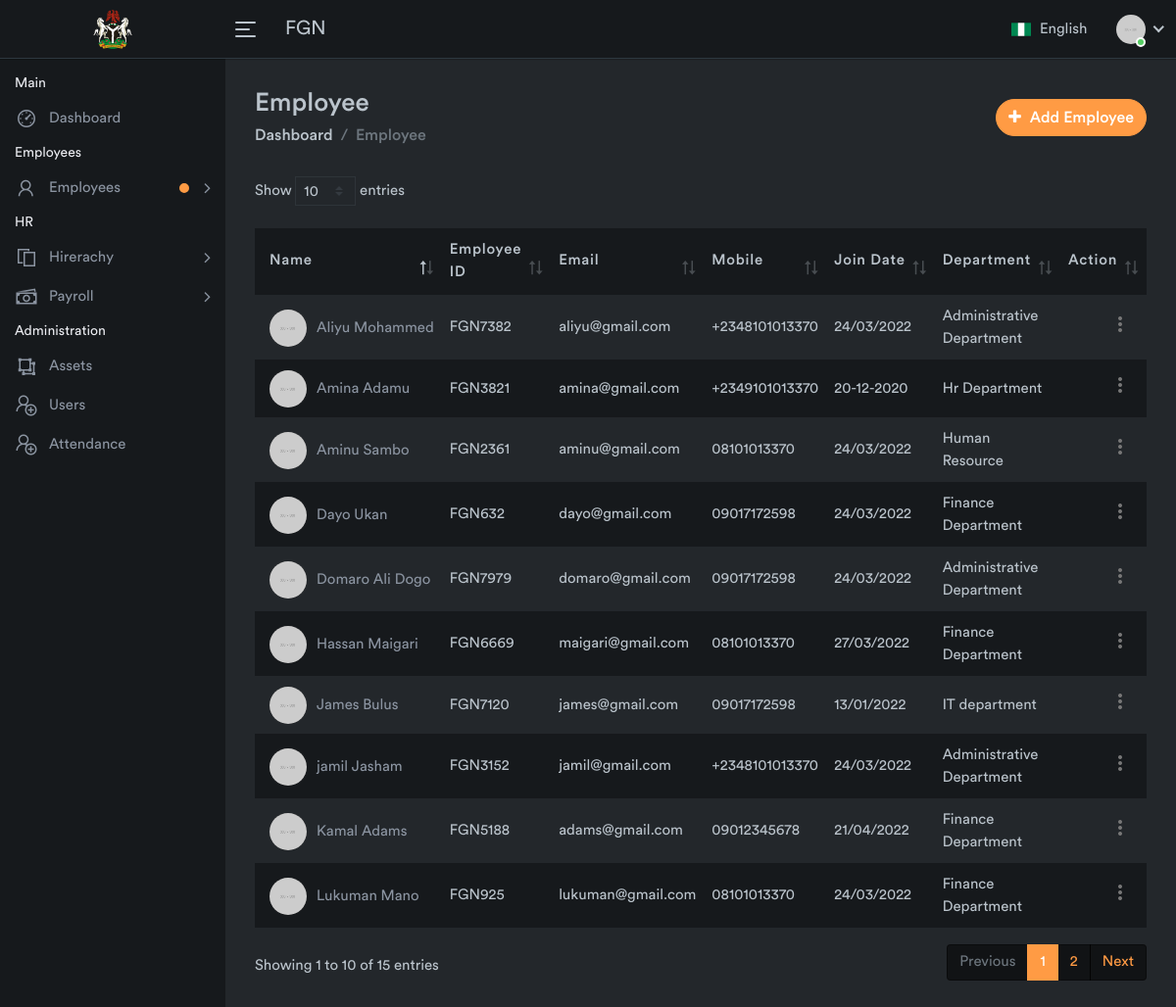
Page /employees.php on the committed database.
### tables this page shows
CREATE TABLE IF NOT EXISTS `employee` (
  `id` int(6) NOT NULL AUTO_INCREMENT,
  `name` varchar(255) NOT NULL,
  `email` varchar(255) NOT NULL,
  `empID` varchar(255) NOT NULL,
  `joiningDate` varchar(255) NOT NULL,
  `phone` varchar(14) NOT NULL,
  `department` varchar(255) NOT NULL,
  `address` varchar(255) DEFAULT NULL,
  `Gender` varchar(255) DEFAULT NULL,
  `dob` varchar(255) DEFAULT NULL,
  `isAdmin` int(6) NOT NULL DEFAULT '0',
  `password` varchar(255) NOT NULL,
  `account` int(15) DEFAULT NULL,
  `bank` varchar(255) DEFAULT NULL,
  `picture` varchar(255) DEFAULT NULL,
  PRIMARY KEY (`id`)
);

### employees.php (the view, shortened to what this page needs)
<?php include('include/header.php') ?>
<?php include('include/connection.php') ?>
<body>
    <div class="main-wrapper">
    <?php
include('./include/nav.php');
include('./include/sidenav.php');
?>
        <div class="page-wrapper">
            <div class="content container-fluid">
                <div class="page-header">
                    <div class="row align-items-center">
                        <div class="col">
                            <h3 class="page-title">Employee</h3>
                            <ul class="breadcrumb">
                                <li class="breadcrumb-item"><a href="index.php">Dashboard</a></li>
                                <li class="breadcrumb-item active">Employee</li>
                            </ul>
                        </div>
                        <div class="col-auto float-right ml-auto">
                            <a href="#" class="btn add-btn" data-toggle="modal" data-target="#add_employee"><i class="fa fa-plus"></i> Add Employee</a>
                        </div>
                    </div>
                </div>
                <div class="row">
                    <div class="col-md-12">
                        <div class="table-responsive">
                            <table class="table table-striped custom-table datatable">
                                <thead>
                                    <tr>
                                        <th>Name</th>
                                        <th>Employee ID</th>
                                        <th>Email</th>
                                        <th>Mobile</th>
                                        <th class="text-nowrap">Join Date</th>
                                        <th>Department</th>
                                        <th class="text-right no-sort">Action</th>
                                    </tr>
                                </thead>
                                <tbody>
                                    <?php
                                   $result = mysqli_query($conn,"SELECT * from employee");
                                  while($row = mysqli_fetch_array($result)){?>
                                    <tr>
                                        <td>
                                            <h2 class="table-avatar">
                                            <?php if($row['picture']==""){
													?>
                                                <a href="#" class="avatar"><img alt="" src="assets/img/profiles/avatar-10.jpg"></a>
                                                <?php }else{?>
                                                    <a href="#" class="avatar"><img alt="" src="pictures/<?php echo $row['picture'] ?>" width="40px" height="40px"></a>
                                              <?php  }?>
                                                <a href="#">
                                                    <?php echo $row['name']  ?> </a>
                                            </h2>
                                        </td>
                                        <td>
                                            <?php echo $row['empID']  ?>
                                        </td>
                                        <td>
                                            <?php echo $row['email']  ?>
                                        </td>
                                        <td>
                                            <?php echo $row['phone']  ?>
                                        </td>
                                        <td>
                                            <?php echo $row['joiningDate']  ?>
                                        </td>
                                        <td>
                                        <?php echo $row['department']  ?>
                                        </td>
                                        <td class="text-right">
                                            <div class="dropdown dropdown-action">
                                                <a href="#" class="action-icon dropdown-toggle" data-toggle="dropdown" aria-expanded="false"><i class="material-icons">more_vert</i></a>
                                            </div>
                                        </td>
                                    </tr>
                                    <?php } ?>
                                </tbody>
                            </table>
                        </div>
                    </div>
                </div>
            </div>
        </div>
    </div>
</body>
</html>

### rows in the picture
employee: name "Amina Adamu", empID "FGN3821", email "amina@gmail.com", phone "+2349101013370", joiningDate "20-12-2020", department "Hr Department"
employee: name "James Bulus", empID "FGN7120", email "james@gmail.com", phone "09017172598", joiningDate "13/01/2022", department "IT department"
employee: name "Aminu Sambo", empID "FGN2361", email "aminu@gmail.com", phone "08101013370", joiningDate "24/03/2022", department "Human Resource"
employee: name "Domaro Ali Dogo", empID "FGN7979", email "domaro@gmail.com", phone "09017172598", joiningDate "24/03/2022", department "Administrative Department"
employee: name "jamil Jasham", empID "FGN3152", email "jamil@gmail.com", phone "+2348101013370", joiningDate "24/03/2022", department "Administrative Department"
employee: name "Lukuman Mano", empID "FGN925", email "lukuman@gmail.com", phone "08101013370", joiningDate "24/03/2022", department "Finance Department"
employee: name "Dayo Ukan", empID "FGN632", email "dayo@gmail.com", phone "09017172598", joiningDate "24/03/2022", department "Finance Department"
employee: name "Aliyu Mohammed", empID "FGN7382", email "aliyu@gmail.com", phone "+2348101013370", joiningDate "24/03/2022", department "Administrative Department"
employee: name "Hassan Maigari", empID "FGN6669", email "maigari@gmail.com", phone "08101013370", joiningDate "27/03/2022", department "Finance Department"
employee: name "Kamal Adams", empID "FGN5188", email "adams@gmail.com", phone "09012345678", joiningDate "21/04/2022", department "Finance Department"
